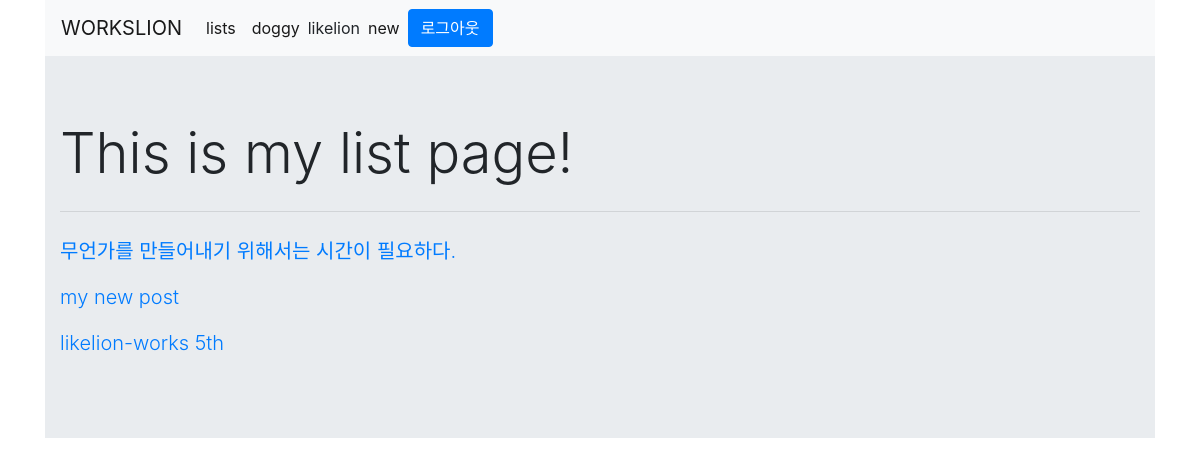
The page /post/lists/ (signed in) on the database its author committed.
### post/models.py (models this page shows, shortened)
class Post(models.Model):
    title = models.CharField(max_length=100)
    content = models.TextField()
    post_active = models.BooleanField(default=False)
    created_at = models.DateTimeField(auto_now_add=True)
    liked_users = models.ManyToManyField(User, related_name='liked_posts')
    post_image = models.ImageField(upload_to='post', null=True)

### post/views.py (the view)
# urls.py: path('lists/', views.lists, name='lists'),
def lists(request):
    post = Post.objects.all()
    context = {
        'post': post
    }
    return render(request, 'lists.html', context)

### post/templates/lists.html
{% extends "base.html" %}
{% block content %}
<div class="jumbotron jumbotron-fluid">
    <div class="container">
        <h1 class="display-4">This is my list page!</h1>
        <hr class="my-4">
        {% for post in post %}
            {% if post.post_active == True %}
            <a href="{% url 'post:detail' post.id %}"><p class="lead">{{ post.title }}</p></a>
            {% endif%}
        {% endfor %}
    </div>
</div>
{% endblock %}

### templates/base.html (shortened to what this page needs)
{% load static %}
<!DOCTYPE html>
<html>
<head>
    <link rel="stylesheet" href="https://stackpath.bootstrapcdn.com/bootstrap/4.5.2/css/bootstrap.min.css">
</head>
<body>
    {% load static %}
    <div class="container">
        <nav class="navbar navbar-expand-lg navbar-light bg-light">
            <a class="navbar-brand" href="{% url 'index' %}">WORKSLION</a>
            <div class="collapse navbar-collapse" id="navbarNavAltMarkup">
                <div class="navbar-nav">
                    <a class="nav-link active" href="{% url 'post:lists' %}">lists</a>
                    <a class="nav-link active" href="{% url 'doggy:doggy_list' %}">doggy</a>
                    {% if user.is_authenticated %}
                        <form action="{% url 'accounts:logout' %}" method="POST" class="form-inline">
                            {{ user.get_username }}
                            <a class="nav-link active" href="{% url 'post:new' %}">new</span></a>
                            <button type="submit" class="btn btn-primary">로그아웃</button>
                        </form>
                    {% else %}
                        <a class="nav-link active" href="{% url 'accounts:login' %}">로그인</span></a>
                        <a class="nav-link active" href="{% url 'accounts:sign_up' %}">회원가입</span></a>
                    {% endif %}
                </div>
            </div>
        </nav>
        {% block content %}
        {% endblock %}
    </div>
</body>
</html>

### rows shown on the page
Post: title "무언가를 만들어내기 위해서는 시간이 필요하다."
Post: title "my new post"
Post: title "likelion-works 5th"

### other values the page prints
{{ user.get_username }} "likelion"
